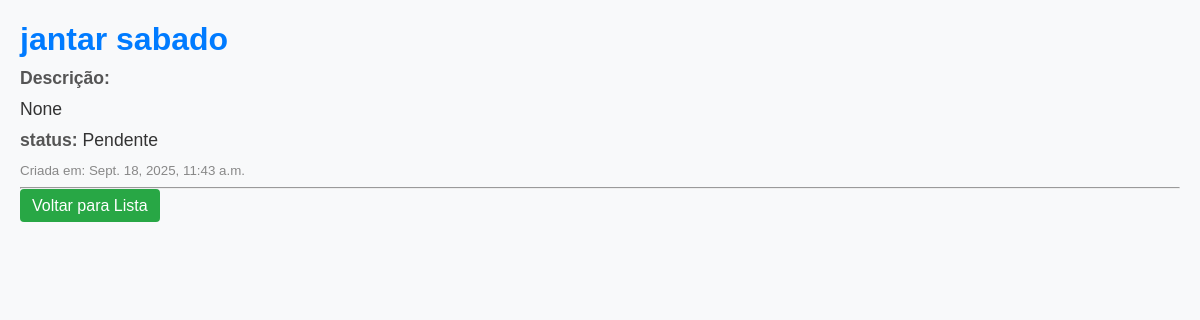
Page /tarefas/1/ on the committed database.
### tarefas/models.py (models this page shows, shortened)
class Tarefa(models.Model):
    titulo = models.CharField(max_length=200)
    descricao = models.TextField(blank = True, null = True)
    data_criacao = models.DateTimeField(auto_now_add = True)
    cocluida = models.BooleanField(default = False)

### tarefas/views.py (the view)
# urls.py: path('<int:tarefa_id>/', views.detalhe_tarefa, name = "detalhe_tarefa"),
def detalhe_tarefa(request, tarefa_id):
    tarefa= get_object_or_404 (Tarefa, pk=tarefa_id)
    return render(request, 'tarefas/detalhe.html', {'tarefa':tarefa})

### tarefas/templates/tarefas/detalhe.html (shortened to what this page needs)
<!DOCTYPE html>
<html lang="pt-br">
<head>
    {% load static %}
    <link rel="stylesheet" href="{% static 'detalhe/detalhe.css' %}">
</head>
<body>
    <h1>{{tarefa.titulo}}</h1>
    <p><strong>Descrição:</strong>{{tarefa.descricao|linebreaks}}</p>
    <p><strong>status:</strong>{% if tarefa.concluida %} Concluida{% else %} Pendente{% endif %}</p>
    <small>Criada em: {{tarefa.data_criacao}}</small>
    <hr>
    <a href="{% url 'lista_tarefas' %}"> Voltar para Lista </a>
</body>
</html>

### tarefas/static/detalhe/detalhe.css (style rules this page uses)
body { font-family: Arial, sans-serif; background-color: #f8f9fa; color: #333; margin: 20px; }
h1 { color: #007bff; font-size: 2em; margin-bottom: 10px; }
p { font-size: 1.1em; margin: 10px 0; }
strong { color: #555; }
small { color: #888; }
a { text-decoration: none; color: #ffffff; background-color: #28a745; padding: 8px 12px; border-radius: 4px; }

### rows in the picture
Tarefa: titulo "jantar sabado", descricao "None", data_criacao "Sept. 18, 2025, 11:43 a.m."
